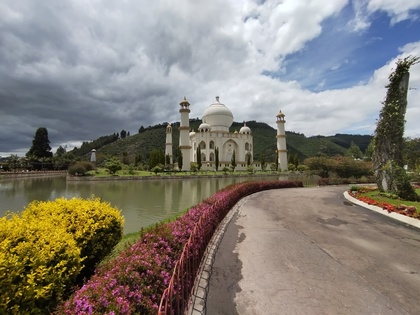
%> input picture IMG_20221009_121928.jpg, 420 x 315 px, shrunk from 3264 x 2448 before the run
$ octave segmentacion_alfas.m   (GNU Octave 9; MATLAB toolbox functions it lacks are replaced by stand-ins)
%> lines starting %> are read from the running program, lines starting %| are printed output that depends on the picture; in (x1, y1, x2, y2) boxes, pixels count from 0 and x2, y2 are one past the last pixel; in counts of white or black regions, pixels touching at a corner belong together; the program's own positions count from 1
clear
clc
close all

RGB = imread("IMG_20221009_121928.jpg")
%> RGB is the input picture: size 315x420x3 uint8; mean R, G, B 131.7, 126.8, 118.8

BW = im2bw(RGB,0.5);
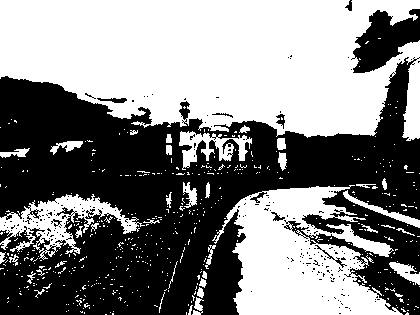
%> BW: size 315x420 logical; 51.2% white; 210 black regions (201 under 20 px), largest, box (x1, y1, x2, y2) and area: (0, 57, 420, 315) 61178, (351, 9, 420, 73) 2500, (97, 98, 127, 103) 92

BW = not(BW);

SE = strel('disk',3);

BW = imdilate(BW,SE);
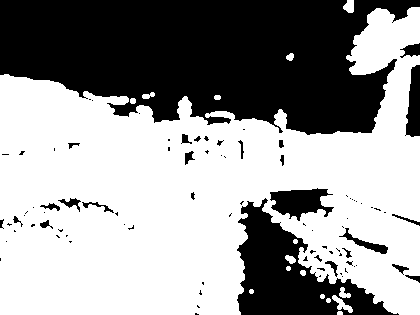
%> BW: size 315x420 logical; 60.3% white; 89 black regions (62 under 20 px), largest, box (x1, y1, x2, y2) and area: (0, 0, 420, 135) 40849, (237, 198, 399, 315) 7877, (270, 188, 334, 221) 1245

BW = imfill(BW,'holes');
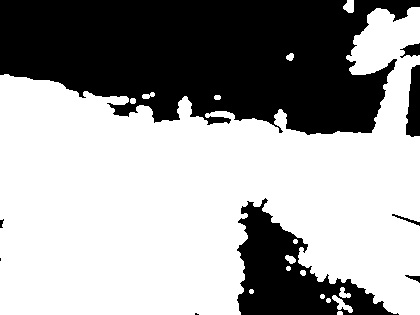
%> BW: size 315x420 logical; 62.3% white; 9 black regions (2 under 20 px), largest, box (x1, y1, x2, y2) and area: (0, 0, 420, 135) 40846, (237, 198, 399, 315) 7875, (406, 65, 420, 137) 786

imshow(BW), title 'Resultado del paisaje segmentado'

I = size(RGB);
%> I = [315 420 3]

alphaB=ones(I(1),I(2));

for(M=1:I(1))
    for(N=1:I(2))
        alphaB(M,N)=BW(M,N)*0.1;
    end
end

figure, imshow(alphaB), title 'Resultado de alphaB 0.1'

$ run again, with Imagenes (1).png saved as IMG_20221009_121928.jpg
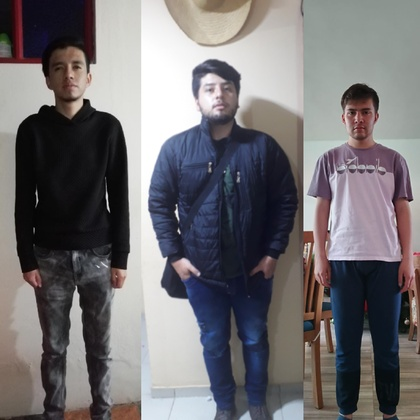
%> input picture Imagenes (1).png, 420 x 420 px, shrunk from 800 x 800 before the run
%> RGB is the input picture: size 420x420x3 uint8; mean R, G, B 114.8, 112, 114.8
%> `BW = im2bw(RGB,0.5);`:
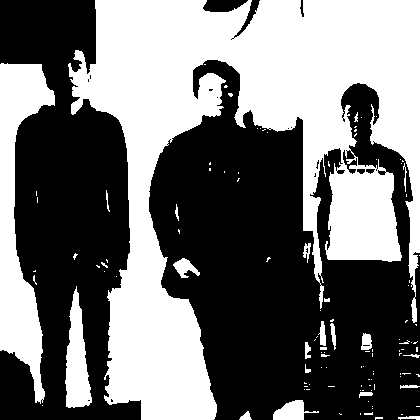
%> BW: size 420x420 logical; 44.9% white; 114 white regions (92 under 20 px), largest, box (x1, y1, x2, y2) and area: (68, 0, 420, 420) 66558, (0, 63, 55, 404) 8488, (65, 286, 92, 408) 1947
%> `BW = imfill(BW,'holes');`:
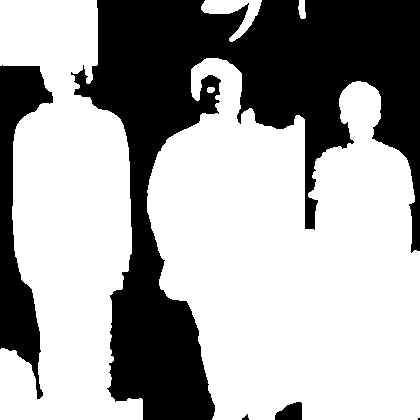
%> BW: size 420x420 logical; 64.6% white; 5 black regions (1 under 20 px), largest, box (x1, y1, x2, y2) and area: (71, 0, 420, 420) 54614, (0, 65, 53, 399) 7427, (275, 402, 302, 420) 366, (242, 414, 249, 420) 24
